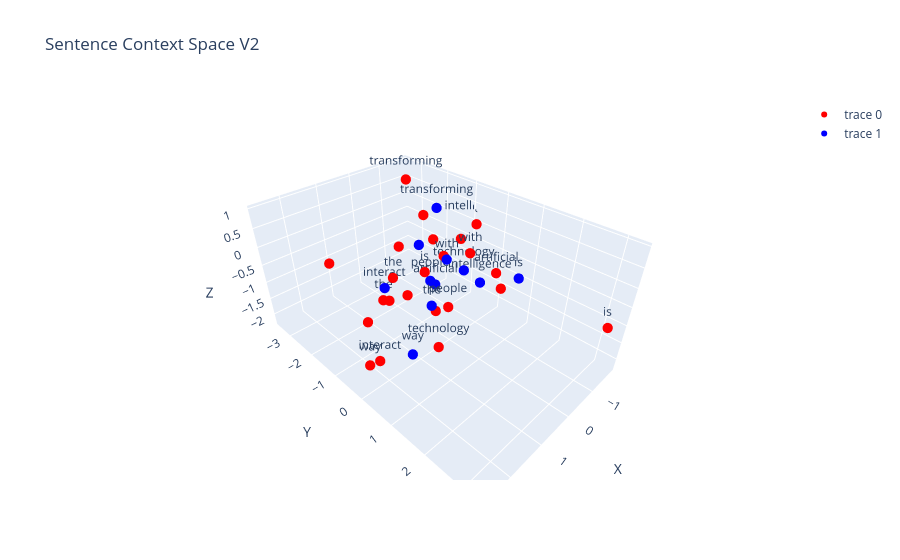

The cell this chart's notebook holds for it:
### Code cell
sentences = [
    {
        "words" : meanings_in_sentence.detach().numpy(),
        "labels" : tokenizer.tokenize(sentence) ,
        "color": "red",
    },
    {
        "words" : meanings.detach().numpy(),
        "labels" : tokenizer.tokenize(sentence) ,
        "color": "blue",
    }
]
plot_dots(sentences,"Sentence Context Space V2")

### Figure 1 — Plotly figure (JSON) as saved in the notebook; plotly's stock layout.template omitted (floating-point values rounded to 4 significant figures)
{"data": [{"hoverinfo": "text", "marker": {"color": "red", "size": 6}, "mode": "markers+text", "text": ["artificial", " ", "is", " ", "intelligence", " ", "is", " ", "transforming", " ", "the", " ", "way", " ", "people", " ", "the", " ", "interact", " ", "with", " ", "technology"], "type": "scatter3d", "x": [-1.356, 2.309, -1.458, -0.6939, -1.823, -0.3026, 0.6118, 0.2094, -0.9353, -1.662, 1.857, 0.6822, 2.149, -0.7173, 0.2606, 1.093, 1.518, 1.297, 2.654, 0.188, 0.4314, -0.1395, 0.7422], "y": [0.2864, -0.1591, 3.266, 0.9392, -0.815, -1.213, -0.2291, -0.03744, -2.515, -2.255, 0.1858, 0.1889, -0.4935, -0.3637, 0.1815, -3.463, -0.6282, -0.6956, 0.6199, -1.594, 0.9072, -1.719, 0.3478], "z": [-0.8123, -0.5313, -0.8876, -0.633, -0.01932, 0.6285, -0.1136, 0.2147, 0.9682, -0.966, 0.5159, -0.9415, -2.106, 0.1569, -1.06, -1.104, -0.6277, -0.7938, -0.8607, -0.1868, 0.7747, -1.898, -1.9]}, {"hoverinfo": "text", "marker": {"color": "blue", "size": 6}, "mode": "markers+text", "text": ["artificial", " ", "is", " ", "intelligence", " ", "is", " ", "transforming", " ", "the", " ", "way", " ", "people", " ", "the", " ", "interact", " ", "with", " ", "technology"], "type": "scatter3d", "x": [-0.1002, -0.1056, -0.2223, -0.1056, -0.7121, -0.1056, -0.2223, -0.1056, -0.697, -0.1056, 0.8657, -0.1056, 1.102, -0.1056, 0.06116, -0.1056, 0.8657, -0.1056, 1.879, -0.1056, 0.1991, -0.1056, -0.111], "y": [-0.6092, -1.18, 1.687, -1.18, 0.3037, -1.18, 1.687, -1.18, -1.161, -1.18, 0.2444, -1.18, -0.1759, -1.18, -0.6177, -1.18, 0.2444, -1.18, -0.07213, -1.18, 0.0457, -1.18, 0.2927], "z": [-0.9798, -0.09078, 0.2284, -0.09078, -0.7773, -0.09078, 0.2284, -0.09078, 0.6995, -0.09078, -0.6629, -0.09078, -2.246, -0.09078, -0.7981, -0.09078, -0.6629, -0.09078, 0.1578, -0.09078, 0.153, -0.09078, -0.1578]}], "layout": {"scene": {"xaxis": {"title": {"text": "X"}}, "yaxis": {"title": {"text": "Y"}}, "zaxis": {"title": {"text": "Z"}}}, "title": {"text": "Sentence Context Space V2"}}}
